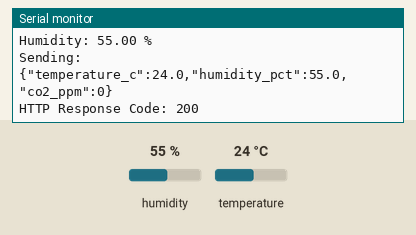
Simulated run of this sketch. Board: ESP32. Parts: the last lines printed to the serial monitor. The test bench sets the inputs (shaded band); at power-on: humidity 55 %, temperature 24 °C. WiFi joins after 1.5 s; servers stay silent unless stated; uploads are accepted with an empty reply.

Above: at 3.7 s.
3.8 s: humidity set to 22 %
11.4 s: temperature set to 12 °C
At 12.88 s:
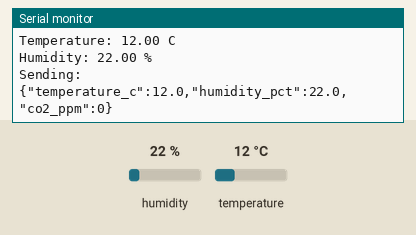
19.0 s: humidity set to 40 %
At 24.4 s:
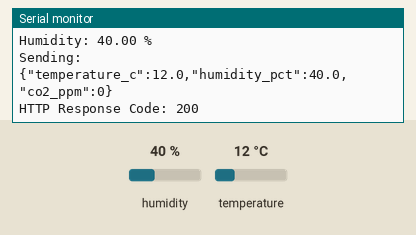

The sketch:

task8revise.ino
```cpp
#include <WiFi.h>
#include <HTTPClient.h>
#include <DHT.h>

#define DHTPIN 4
#define DHTTYPE DHT22

const char* ssid = "ruth";
const char* password = "09200509";

const char* apiKey = "zil_m77e1xlcmcbkshpbdogp3fvxlsfzf8r7";

const char* telemetryUrl =
"https://careers.zelbytes.com/api/iot-lab/v1/telemetry";

DHT dht(DHTPIN, DHTTYPE);

void setup() {
  Serial.begin(115200);
  delay(1000);

  dht.begin();

  WiFi.begin(ssid, password);

  Serial.print("Connecting to WiFi");

  while (WiFi.status() != WL_CONNECTED) {
    delay(500);
    Serial.print(".");
  }

  Serial.println();
  Serial.println("WiFi Connected!");
  Serial.print("IP Address: ");
  Serial.println(WiFi.localIP());
}

void loop() {

  float temperature = dht.readTemperature();
  float humidity = dht.readHumidity();

  if (isnan(temperature) || isnan(humidity)) {
    Serial.println("DHT Read Failed!");
    delay(5000);
    return;
  }

  Serial.println("-------------------");
  Serial.print("Temperature: ");
  Serial.print(temperature);
  Serial.println(" C");

  Serial.print("Humidity: ");
  Serial.print(humidity);
  Serial.println(" %");

  if (WiFi.status() == WL_CONNECTED) {

    HTTPClient http;

    http.begin(telemetryUrl);
    http.addHeader("Content-Type", "application/json");
    http.addHeader("X-Iot-Lab-Key", apiKey);

    String payload = "{";
    payload += "\"temperature_c\":" + String(temperature, 1) + ",";
    payload += "\"humidity_pct\":" + String(humidity, 1) + ",";

    payload += "\"co2_ppm\":0";
    payload += "}";

    Serial.println("Sending:");
    Serial.println(payload);

    int httpResponseCode = http.POST(payload);

    Serial.print("HTTP Response Code: ");
    Serial.println(httpResponseCode);

    if (httpResponseCode > 0) {
      String response = http.getString();
      Serial.println(response);
    } else {
      Serial.println("HTTP Request Failed");
    }

    http.end();
  }

  delay(10000);
}
```

Measured:
- after the input at 11.4 s, the serial monitor: prints a new line after 1.3 s (image 1)
- after the input at 19.0 s, the serial monitor: prints a new line after 3.9 s (image 2)
